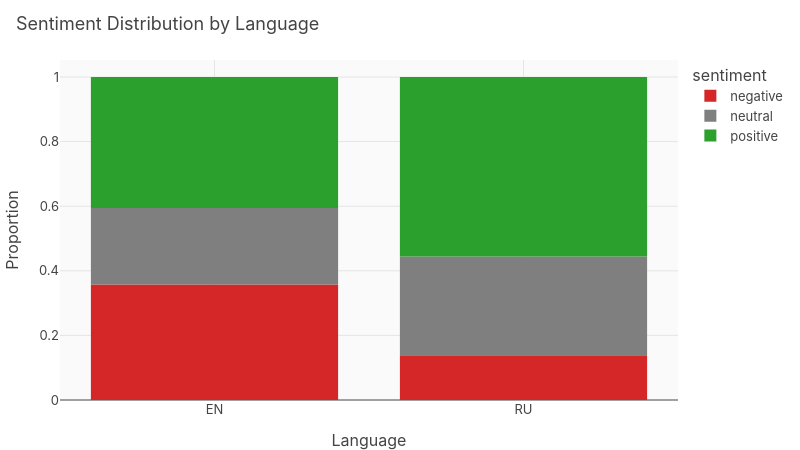

The code cell stored with this chart in its notebook:
### Code cell
# Sentiment distribution by language
lang_sent = sent_sample[sent_sample['detected_lang'] != 'OTHER']
if len(lang_sent) > 0:
    cross = pd.crosstab(lang_sent['detected_lang'], lang_sent['sentiment'], normalize='index')
    fig = px.bar(cross.reset_index().melt(id_vars='detected_lang'),
        x='detected_lang', y='value', color='sentiment',
        title='Sentiment Distribution by Language',
        labels={'value': 'Proportion', 'detected_lang': 'Language'},
        color_discrete_map={'positive': '#2ca02c', 'negative': '#d62728', 'neutral': '#7f7f7f'})
    fig.update_layout(height=450, width=800)
    fig.show()

### Figure 1 — Plotly figure (JSON) as saved in the notebook; plotly's stock layout.template omitted (floating-point values rounded to 4 significant figures)
{"data": [{"hovertemplate": "sentiment=negative<br>Language=%{x}<br>Proportion=%{y}<extra></extra>", "legendgroup": "negative", "marker": {"color": "#d62728", "pattern": {"shape": ""}}, "name": "negative", "orientation": "v", "showlegend": true, "textposition": "auto", "type": "bar", "x": ["EN", "RU"], "xaxis": "x", "y": [0.3576, 0.1389], "yaxis": "y"}, {"hovertemplate": "sentiment=neutral<br>Language=%{x}<br>Proportion=%{y}<extra></extra>", "legendgroup": "neutral", "marker": {"color": "#7f7f7f", "pattern": {"shape": ""}}, "name": "neutral", "orientation": "v", "showlegend": true, "textposition": "auto", "type": "bar", "x": ["EN", "RU"], "xaxis": "x", "y": [0.2367, 0.3056], "yaxis": "y"}, {"hovertemplate": "sentiment=positive<br>Language=%{x}<br>Proportion=%{y}<extra></extra>", "legendgroup": "positive", "marker": {"color": "#2ca02c", "pattern": {"shape": ""}}, "name": "positive", "orientation": "v", "showlegend": true, "textposition": "auto", "type": "bar", "x": ["EN", "RU"], "xaxis": "x", "y": [0.4057, 0.5556], "yaxis": "y"}], "layout": {"barmode": "relative", "height": 450, "legend": {"title": {"text": "sentiment"}, "tracegroupgap": 0}, "title": {"text": "Sentiment Distribution by Language"}, "width": 800, "xaxis": {"anchor": "y", "domain": [0.0, 1.0], "title": {"text": "Language"}}, "yaxis": {"anchor": "x", "domain": [0.0, 1.0], "title": {"text": "Proportion"}}}}
